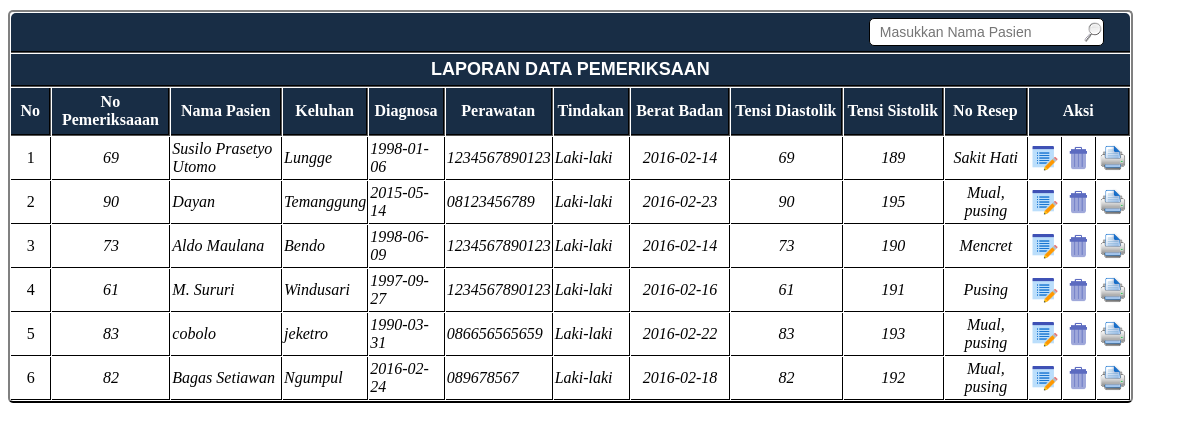
/dokter/pemeriksaan_pencarian.php, run on the app's committed database.
### tables this page shows
CREATE TABLE IF NOT EXISTS `pasien` (
  `no_pasien` int(11) NOT NULL auto_increment,
  `nama_pasien` varchar(50) NOT NULL,
  `alamat_pasien` varchar(50) NOT NULL,
  `tanggal_lahir_pasien` date NOT NULL,
  `telp` varchar(13) NOT NULL,
  `jenis_kelamin` varchar(30) NOT NULL,
  `tanggal_registrasi` date NOT NULL,
  PRIMARY KEY  (`no_pasien`)
);

CREATE TABLE IF NOT EXISTS `pemeriksaan` (
  `no_pemeriksaan` int(11) NOT NULL auto_increment,
  `no_pendaftaran` varchar(4) NOT NULL,
  `keluhan` varchar(225) NOT NULL,
  `diagnosa` varchar(50) NOT NULL,
  `perawatan` varchar(100) NOT NULL,
  `tindakan` varchar(225) NOT NULL,
  `berat_badan` int(4) NOT NULL,
  `tensi_diastolik` varchar(4) NOT NULL,
  `tensi_sistolik` varchar(4) NOT NULL,
  `no_resep` varchar(15) NOT NULL,
  PRIMARY KEY  (`no_pemeriksaan`)
);

### dokter/pemeriksaan_pencarian.php (the view, shortened to what this page needs)
<link rel="stylesheet" href="tabel.css" type="text/css" />
<table cellspacing="1" class="tabel" border="0" width="98%" >
  <tr>
    <form action="pemeriksaan_pencarian.php" method="post">
      <th colspan="15" class="judul"> <div align="right">
        <input type="text" name="nama_pasien" class="cari" size="25" placeholder="Masukkan Nama Pasien" />
        &nbsp;&nbsp;&nbsp;&nbsp; </div></th>
    </form>
  </tr>
  <tr>
    <th class="judul2" colspan="15"><div align="center">LAPORAN DATA PEMERIKSAAN</div></th>
  </tr>
  <tr>
    <th width="4%" class="isiform">No</th>
    <th width="11%" class="isiform"><div align="center">No Pemeriksaaan</div></th>
    <th width="11%" class="isiform">Nama Pasien</th>
    <th width="6%" class="isiform"><div align="center">Keluhan</div></th>
    <th width="7%" class="isiform"><div align="center">Diagnosa</div></th>
    <th width="8%" class="isiform"><div align="center">Perawatan</div></th>
    <th width="7%" class="isiform"><div align="center">Tindakan</div></th>
    <th width="10%" class="isiform">Berat Badan</th>
    <th width="11%" class="isiform">Tensi Diastolik</th>
    <th width="10%" class="isiform">Tensi Sistolik</th>
    <th width="8%" class="isiform"><div align="center">No Resep</div></th>
    <th class="isiform" colspan="3"><div align="center">Aksi</div></th>
  </tr>
  <?php
$query = mysql_query("select pasien.*,pemeriksaan.*,pendaftaran.* from pasien,pendaftaran,pemeriksaan where pasien.no_pasien=pendaftaran.no_pasien and pendaftaran.no_pendaftaran=pemeriksaan.no_pendaftaran and nama_pasien like '%$_POST[nama_pasien]%'");
$nomor=1;
				while($data=mysql_fetch_array($query))
				{
				?>
  <tr class="isiform1">
    <td class="isiform1"><div align="center"> <?php echo $nomor;?></span></div></td>
    <td class="isiform1"><div align="center"><em><?php echo $data["no_pemeriksaan"];?></em>
            </span></div></td>
    <td class="isiform1"><em><?php echo $data['nama_pasien']; ?></em></td>
    <td class="isiform1"><div align="left"><em><?php echo $data["2"]; ?></em></div></td>
    <td class="isiform1"><div align="left"><em><?php echo $data["3"]; ?></em></div></td>
    <td class="isiform1"><div align="left"><em><?php echo $data["4"]; ?> </em></div></td>
    <td class="isiform1"><div align="left"><em><?php echo $data["5"]; ?> </em></div></td>
    <td class="isiform1"><div align="center"><em><?php echo $data["6"]; ?> </em></div></td>
    <td class="isiform1"><div align="center"><em><?php echo $data["7"]; ?> </em></div></td>
    <td class="isiform1"><div align="center"><em><?php echo $data["8"]; ?> </em></div></td>
    <td class="isiform1"><div align="center"><em><?php echo $data["9"]; ?> </em></div></td>
    <td width="2%" class="isiform1"><em><?php echo "<a href=pemeriksaan_edit.php?no_pemeriksaan=$data[no_pemeriksaan]>
				<img src='../img/edit.png' width='30px' height='30px'/></a>";?></em></td>
    <td width="2%" class="isiform1"><em><?php echo "<a href=pemeriksaan_delete.php?no_pemeriksaan=$data[no_pemeriksaan]&&hapus=oke><img src='../img/delete.png' width='30px' height='30px'/></a>";?></em></td>
    <td width="3%" class="isiform1"><em><?php echo "<a href=buktipemeriksaan.php?no_pendaftaran=$data[no_pendaftaran]><img src='../img/print.png' width='30px' height='30px' /></a>";?></em></td>
  </tr>
  <?php $nomor++;}?>
</table>
<p>&nbsp;</p>

### dokter/tabel.css (style rules this page uses)
.tabel { width:95%; margin-top:10px; border-width:2px; border-style:solid; border-bottom-color:#000000; border-radius:5px 5px 5px 5px; }
.judul { background-color:#182D45; color:#ffffff; padding-top:5px; padding-bottom:5px; font-family:Arial, Helvetica, sans-serif; font-size:18px; border-bottom-style:groove; border-bottom-width:2px; border-radius:5px 5px 0px 0px; border-color:#000000; }
.judul2 { background-color:#182D45; color:#ffffff; padding-top:5px; padding-bottom:5px; font-family:Arial, Helvetica, sans-serif; font-size:18px; border-bottom-style:groove; border-bottom-width:2px; border-radius:0px 0px 0px 0px; border-color:#000000; }
.isiform { border-right-width:2px; border-right-style:groove; border-bottom-style:groove; border-bottom-width:2px; border-radius:0px 0px 0px 0px; background-color:#182D45; padding-top:5px; padding-bottom:5px; border-color:#000000; color:ffffff; }
.isiform1 { color:#000000; border-right-width:1px; border-right-style:groove; border-bottom-style:groove; border-bottom-width:1px; padding-top:3px; padding-bottom:3px; border-color:#000000; }
.cari { padding-top:5px; padding-bottom:5px; background-image:url(../img/cari1.png); background-position:right; background-repeat:no-repeat; padding-left:10px; font-family:Arial, Helvetica, sans-serif; font-size:14px; color:#666666; border-style:solid; border-color:#000000; border-width:1px; box-shadow:2px 2x 2px #999999; border-radius:5px 5px 5px 5px; }

### data on the page
pasien: pemeriksaan.no_pemeriksaan "69", nama_pasien "Susilo Prasetyo Utomo", alamat_pasien "Lungge", tanggal_lahir_pasien "1998-01-06", telp "1234567890123", jenis_kelamin "Laki-laki", tanggal_registrasi "2016-02-14", pemeriksaan.no_pendaftaran "189", pemeriksaan.keluhan "Sakit Hati"
pasien: pemeriksaan.no_pemeriksaan "90", nama_pasien "Dayan", alamat_pasien "Temanggung", tanggal_lahir_pasien "2015-05-14", telp "08123456789", jenis_kelamin "Laki-laki", tanggal_registrasi "2016-02-23", pemeriksaan.no_pendaftaran "195", pemeriksaan.keluhan "Mual, pusing"
pasien: pemeriksaan.no_pemeriksaan "73", nama_pasien "Aldo Maulana", alamat_pasien "Bendo", tanggal_lahir_pasien "1998-06-09", telp "1234567890123", jenis_kelamin "Laki-laki", tanggal_registrasi "2016-02-14", pemeriksaan.no_pendaftaran "190", pemeriksaan.keluhan "Mencret"
pasien: pemeriksaan.no_pemeriksaan "61", nama_pasien "M. Sururi", alamat_pasien "Windusari", tanggal_lahir_pasien "1997-09-27", telp "1234567890123", jenis_kelamin "Laki-laki", tanggal_registrasi "2016-02-16", pemeriksaan.no_pendaftaran "191", pemeriksaan.keluhan "Pusing"
pasien: pemeriksaan.no_pemeriksaan "83", nama_pasien "cobolo", alamat_pasien "jeketro", tanggal_lahir_pasien "1990-03-31", telp "086656565659", jenis_kelamin "Laki-laki", tanggal_registrasi "2016-02-22", pemeriksaan.no_pendaftaran "193", pemeriksaan.keluhan "Mual, pusing"
pasien: pemeriksaan.no_pemeriksaan "82", nama_pasien "Bagas Setiawan", alamat_pasien "Ngumpul", tanggal_lahir_pasien "2016-02-24", telp "089678567", jenis_kelamin "Laki-laki", tanggal_registrasi "2016-02-18", pemeriksaan.no_pendaftaran "192", pemeriksaan.keluhan "Mual, pusing"
